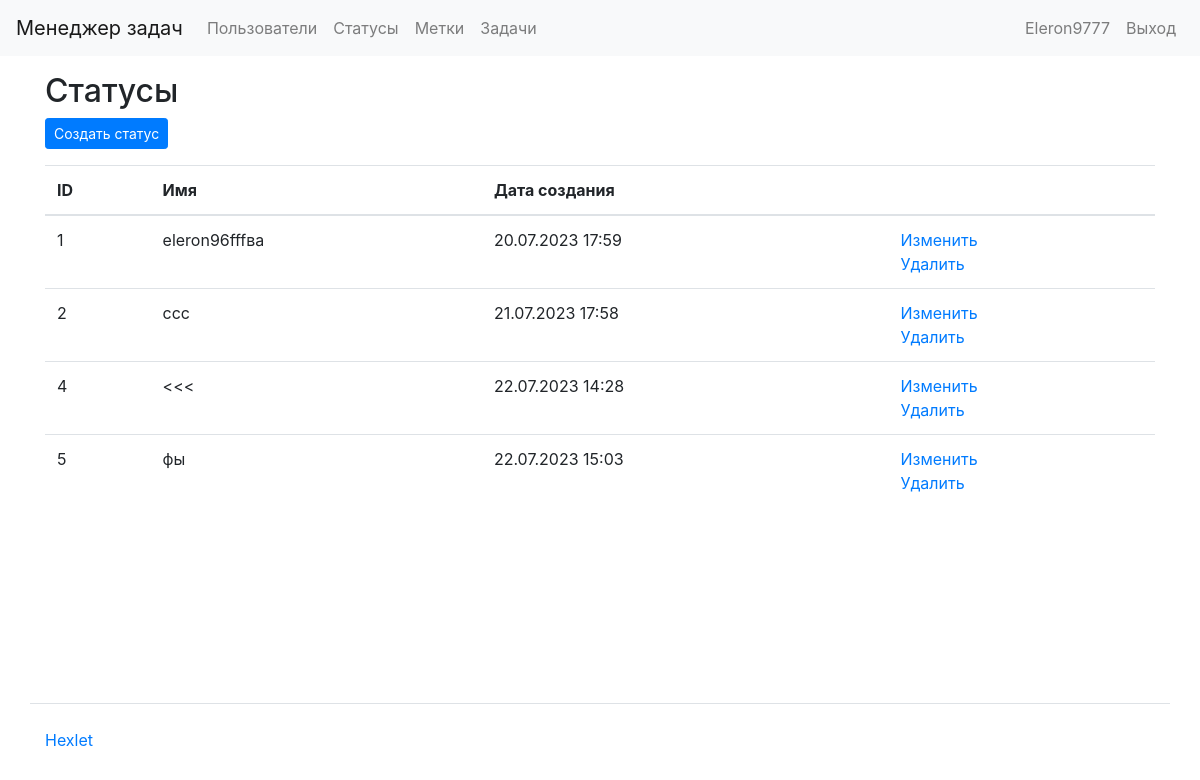
/statuses/ (signed in), run on an earlier commit of the app's database.
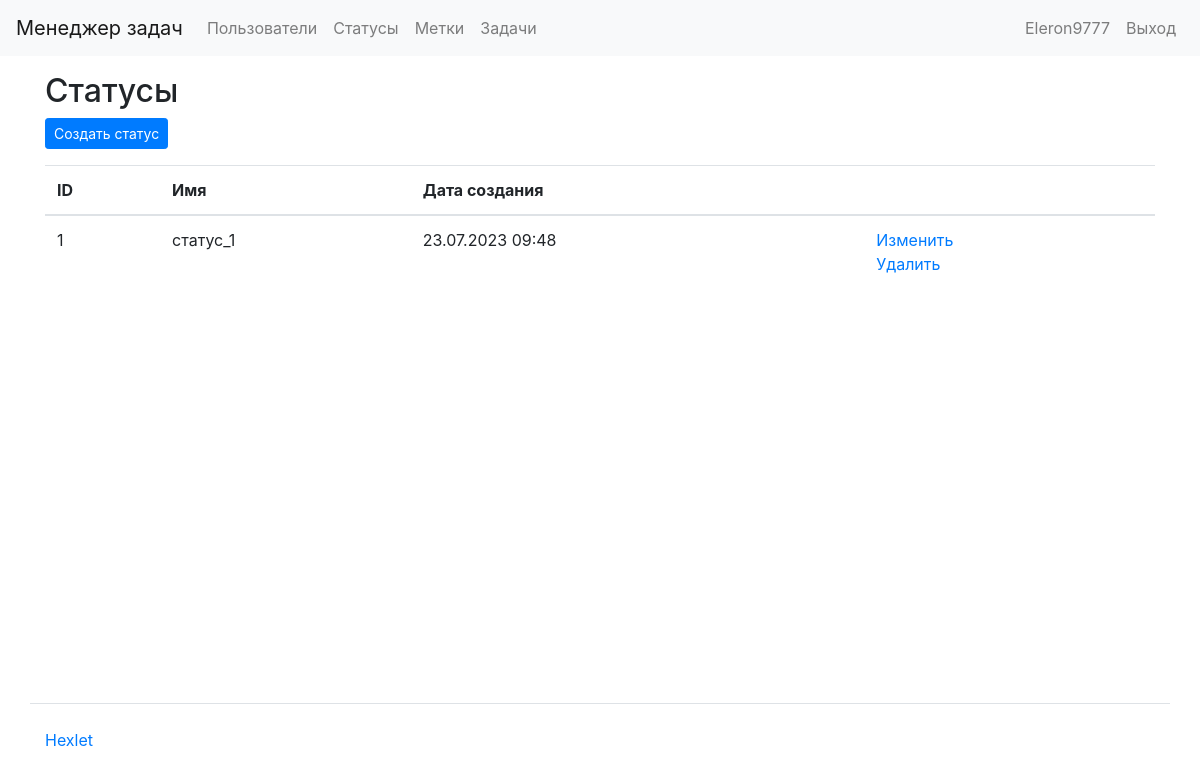
And on a later commit of the database.
### task_manager/status/models.py (models this page shows, shortened)
class Status(models.Model):
    name = models.CharField(verbose_name=gettext_lazy('Name'), max_length=100)
    created_date = models.DateTimeField(auto_now_add=True)
    class Meta:
        app_label = 'status'

### task_manager/status/views.py (the view)
# urls.py: path('statuses/', status_task, name='status_task'),
@login_required
def status_task(request):
    statuses = Status.objects.all()
    return render(request, 'status/status_task.html', {'statuses': statuses})

### task_manager/templates/status/status_task.html (shortened to what this page needs)
{% extends "base.html" %}
{% load i18n %}
{% block content %}
  <h2>{% trans "Statuses" %}</h2>
  <div class="mb-3">
    <a href="{% url 'create_status' %}" class="btn btn-primary btn-sm">{% trans "Create status" %}</a>
  </div>
  <table class="table">
    <thead>
      <tr>
        <th scope="col">{% trans "id" %}</th>
        <th scope="col">{% trans "Name" %}</th>
        <th scope="col">{% trans "Creation date" %}</th>
        <th scope="col"></th>
      </tr>
    </thead>
    <tbody>
      {% for status in statuses %}
      <tr>
        <td>{{ status.id }}</td>
        <td>{{ status.name }}</td>
        <td>{{ status.created_date|date:"d.m.Y H:i"  }}</td>
        <td>
          <a href="{% url 'edit_status' status.id %}">{% trans "Edit" %}</a>
          <br>
          <a href="{% url 'delete_status' status.id %}">{% trans "Delete" %}</a>
        </td>
      </tr>
      {% endfor %}
    </tbody>
  </table>
{% endblock %}

What changed in the data, as far as the page shows it:
removed Status: id "2", name "ссс", created_date "21.07.2023 17:58"
removed Status: id "4", name "<<<", created_date "22.07.2023 14:28"
removed Status: id "5", name "фы", created_date "22.07.2023 15:03"
changed Status id 1: name "eleron96fffва" → "статус_1"; created_date "20.07.2023 17:59" → "23.07.2023 09:48"
